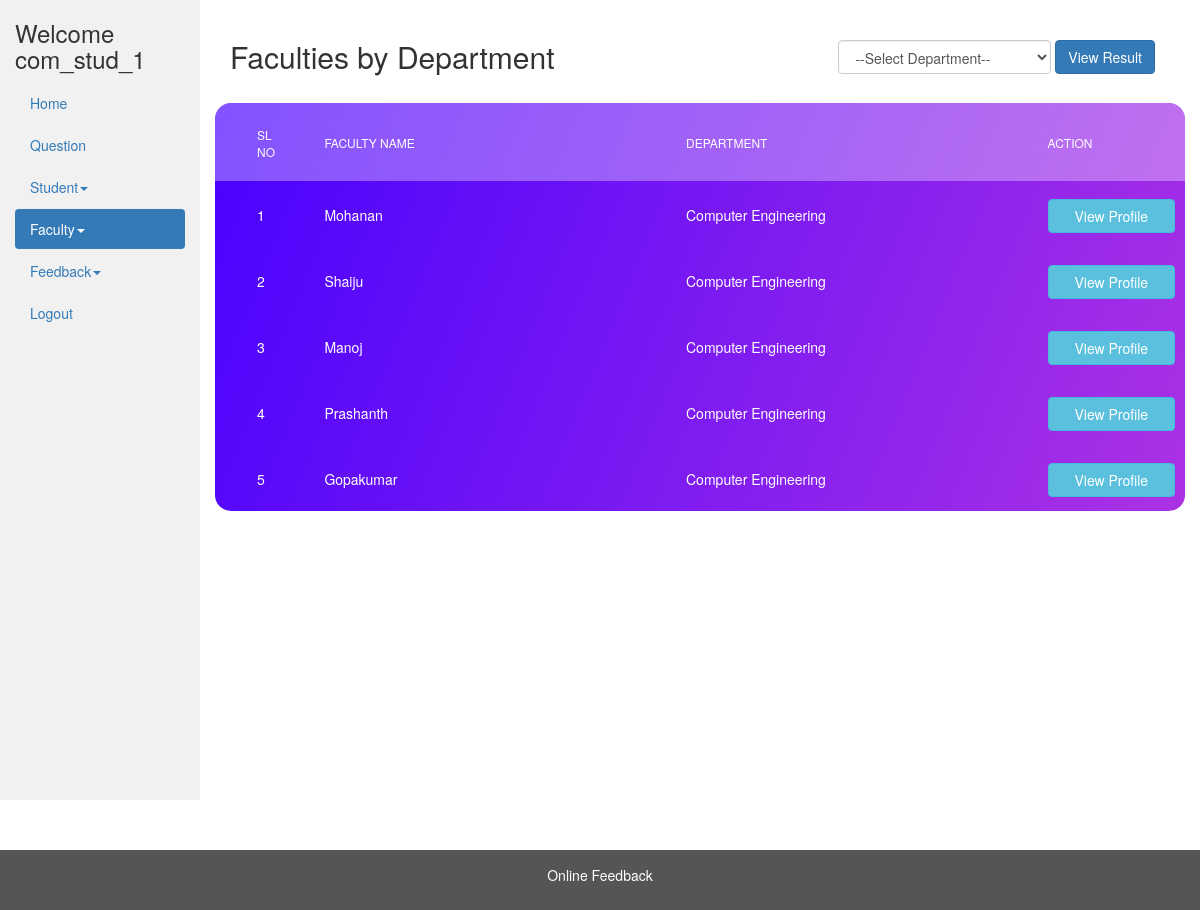
The app's page /admin/view_faculty_dep.php?department_id=1 (signed in) with its own data.
### tables this page shows
CREATE TABLE IF NOT EXISTS `faculty` (
  `id` int(11) NOT NULL AUTO_INCREMENT,
  `name` varchar(30) NOT NULL,
  `emp_code` int(10) NOT NULL,
  `department_id` int(11) NOT NULL,
  `email` varchar(255) NOT NULL,
  `mobile` bigint(20) NOT NULL,
  `image` varchar(500) NOT NULL DEFAULT '../img/no_image.jpg',
  PRIMARY KEY (`id`),
  UNIQUE KEY `emp_code` (`emp_code`)
);

CREATE TABLE IF NOT EXISTS `department` (
  `id` int(11) NOT NULL,
  `name` varchar(250) NOT NULL,
  PRIMARY KEY (`id`)
);

### admin/view_faculty_dep.php (the view, shortened to what this page needs)
<?php
include_once '../database/dbconfig.php';
?>
    <!DOCTYPE html>
    <html lang="en">
    <head>
        <link rel="stylesheet" href="../css/bootstrap-3.4.1.min.css">
        <link rel="stylesheet" type="text/css" href="../css/main.css" />
    </head>
    <body>
        <div class="container-fluid">
            <div class="row content">
                <div class="col-sm-2 sidenav">
                    <h3>Welcome
                        <?php echo ($_SESSION['login_user']); ?>
                    </h3>
                    <ul class="nav nav-pills nav-stacked">
                        <li><a href="admin_dashboard.php">Home</a></li>
                        <li><a href="view_questions.php">Question</a></li>
                        <li>
                            <a href="#stud_sub-menu" data-toggle="collapse" data-parent="#main-menu">Student<span class="caret"></span></a>
                        </li>
                        <li class="active">
                            <a href="#fac_sub-menu" data-toggle="collapse" data-parent="#main-menu">Faculty<span class="caret"></span></a>
                        </li>
                        <li>
                            <a href="#feedsub-menu" data-toggle="collapse" data-parent="#main-menu">Feedback<span class="caret"></span></a>
                        </li>
                        <li><a href="../logout.php">Logout</a></li>
                    </ul><br>
                </div>
                <div class="col-sm-10">
                    <br />
                    <div class="container-fluid">
                        <div class="row">
                            <div class="col-md-5">
                                <h2>Faculties by Department</h2>
                            </div><br />
                            <div class="col-md-7">
                                <div class="pull-right">
                                    <form class="form-inline" method="get" action="view_faculty_dep.php">
                                        <div class="container-fluid ">
                                            <div class="form-group">
                                                <select name="department_id" class="form-control" required="required">
                                                    <option value="">--Select Department--</option>
                                                </select>
                                                <input type="submit" class="btn btn-primary" value="View Result">
                                            </div>
                                        </div>
                                    </form>
                                </div>
                            </div>
                        </div>
                    </div>
                    <br />
                    <div class="table100 ver6 m-b-110">
                        <table data-vertable="ver6" id="faculties">
                            <thead>
                                <tr class="row100 head">
                                    <th class="column100 column1" data-column="column1">
                                        Sl No
                                    </th>
                                    <th class="column100 column2" data-column="column2">
                                        Faculty Name
                                    </th>
                                    <th class="column100 column2" data-column="column2">
                                        Department
                                    </th>
                                    <th class="column100 column3" data-column="column3">
                                        Action
                                    </th>
                                </tr>
                            </thead>
                            <tbody>
                            <?php
                                if(isset($_GET['department_id'])) {
                                    $sql = "SELECT * FROM faculty where department_id = ".$_GET['department_id'];
                                    $result = mysqli_query($conn, $sql);
                                    $count = 0;
                                    while ($rows = mysqli_fetch_array($result)) {
                                        $count++;
                                ?>
                                    <tr class="row100 data">
                                        <td class="column100 column1 value" data-column="column1">
                                            <?php echo $count; ?>
                                        </td>
                                        <td class="column100 column2 value" data-column="column2">
                                            <?php echo $rows['name']; ?>
                                        </td>
                                        <td class="column100 column2 value" data-column="column2">
                                            <?php
                                            $dep_sql = "select * from department where id = " . $rows['department_id'];
                                            $dep_result = mysqli_query($conn, $dep_sql);
                                            $dep_row = mysqli_fetch_array($dep_result);
                                            echo $dep_row['name'];?>
                                        </td>
                                        <td class="column100 column3" data-column="column3">
                                            <a class="btn btn-block btn-info" href="view_faculty_profile.php?faculty_id=<?php echo $rows['id'] ?>">View Profile</a>
                                        </td>
                                    </tr>
                                    <?php
                                }
                            }
                            ?>
                            </tbody>
                        </table>
                    </div>
                </div>
            </div>
        </div>
        <footer class="container-fluid" style="margin-top: 50px">
            <center>
                <p>Online Feedback</p>
            </center>
        </footer>
    </body>
    </html>

### css/main.css (style rules this page uses)
table { width: 100%; background-color: #fff; }
th, td { font-weight: unset; padding-right: 10px; }
.column100 { width: 130px; padding-left: 25px; }
.column100.column1 { width: 0px; padding-left: 42px; }
.column100.column2 { width: 300px; }
.row100.head th { padding-top: 24px; padding-bottom: 20px; }
.row100 td { padding-top: 18px; padding-bottom: 14px; }
.table100.ver6 { border-radius: 16px; overflow: hidden; background: #7918f2; background: -webkit-linear-gradient(-68deg, #ac32e4, #4801ff); background: -o-linear-gradient(-68deg, #ac32e4, #4801ff); background: -moz-linear-gradient(-68deg, #ac32e4, #4801ff); background: linear-gradient(-68deg, #ac32e4, #4801ff); }
.table100.ver6 table { background-color: transparent; }
.table100.ver6 td { font-size: 14px; color: #fff; line-height: 1.4; }
.table100.ver6 th { font-size: 12px; color: #fff; line-height: 1.4; text-transform: uppercase; background-color: rgba(255, 255, 255, 0.32); }

### admin/view_faculty_dep.php (style rules this page uses)
.row.content { height: 800px; }
.sidenav { background-color: #f1f1f1; height: 100%; }
footer { background-color: #555; color: white; padding: 15px; }

### records on screen
faculty: name "Mohanan", department.name "Computer Engineering"
faculty: name "Shaiju", department.name "Computer Engineering"
faculty: name "Manoj", department.name "Computer Engineering"
faculty: name "Prashanth", department.name "Computer Engineering"
faculty: name "Gopakumar", department.name "Computer Engineering"

### other values on screen
$_SESSION['login_user'] "com_stud_1"
